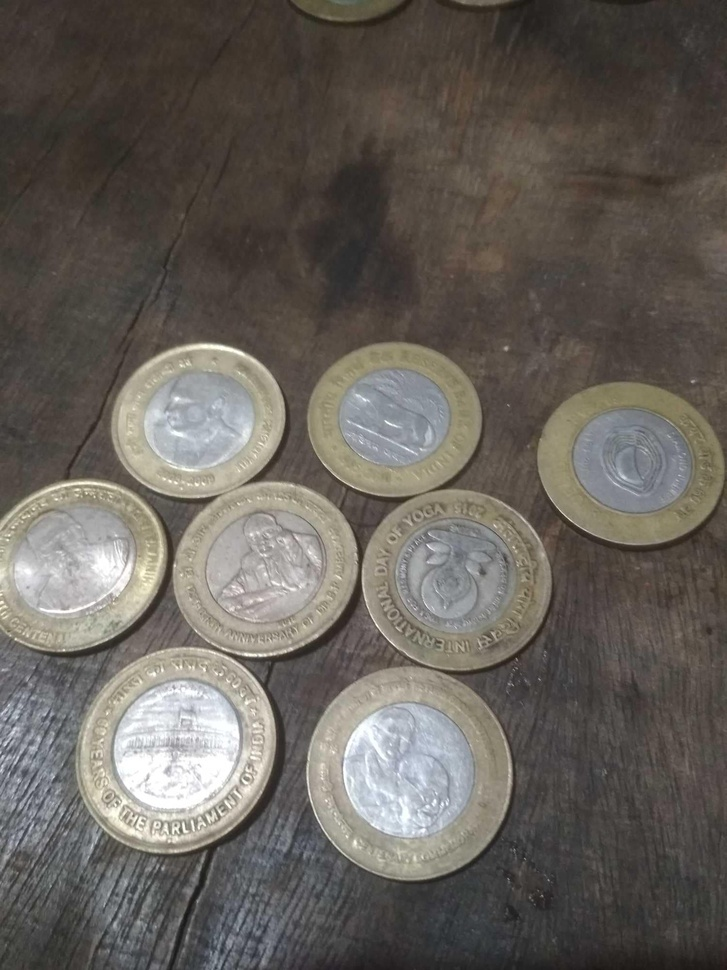
#> input picture object_detection/data/coin.jpg, 727 x 970 px, shrunk from 1500 x 2000 before the run
$ jupyter execute watershed_algorithim.ipynb   (shell and % lines are left out)
#> lines starting #> are read from the running program, lines starting #| are printed output that depends on the picture; after the words box and inside, x2 and y2 are one past the last pixel; in counts of white or black regions, pixels touching at a corner belong together
[cell 1]
import cv2
import matplotlib.pyplot as plt
import numpy as np

[cell 2]
coin = cv2.imread('data/coin.jpg')
#> coin is the input picture: shape (970, 727, 3); mean B, G, R 91.4, 97.5, 102.8
# cv2.imshow('coin',coin)

[cell 3]
def display(img, cmap = 'gray'):
    fig = plt.figure(figsize= (12,10))
    ax = fig.add_subplot(111)
    ax.imshow(img, cmap = 'gray')

[cell 4]
display(coin)

[cell 5]
# Apply Blure
img = cv2.medianBlur(coin,27)

[cell 6]
display(img)

[cell 7]
#gray

gray = cv2.cvtColor(img,cv2.COLOR_BGR2GRAY)

[cell 8]
display(gray)

[cell 9]
# Next step is Threshold

ret, thresh = cv2.threshold(gray,0,255,cv2.THRESH_BINARY + cv2.THRESH_OTSU)
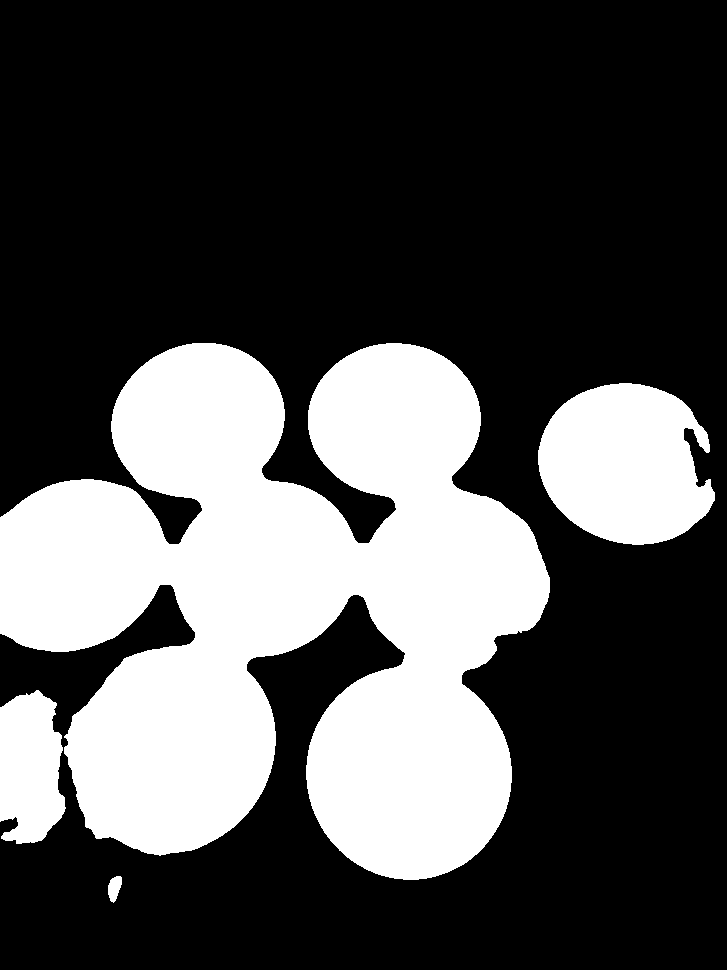
#> thresh: shape (970, 727); 30.8% white; 4 white regions, box (x1, y1, x2, y2) and area: (0, 343, 550, 880) 187187, (538, 383, 715, 545) 21694, (0, 690, 66, 844) 8143, (108, 876, 122, 903) 261
#> ret = 115

[cell 10]
display(thresh)

[cell 11]
# Now Remove noise
#dilation
#opening
kernel = np.ones((3,3), np.uint8)

[cell 12]
kernel

[cell 13]
opening = cv2.morphologyEx(thresh,cv2.MORPH_OPEN,kernel, iterations = 2)
#> opening: shape (970, 727); 30.8% white; 4 white regions, box (x1, y1, x2, y2) and area: (0, 343, 550, 880) 187172, (538, 383, 715, 545) 21684, (0, 691, 65, 844) 8109, (108, 876, 122, 901) 256

[cell 14]
display(opening)

[cell 15]
# sure Background  dilate()

sure_bg = cv2.dilate(opening,kernel,iterations = 2)
#> sure_bg: shape (970, 727); 32.4% white; 3 white regions, box (x1, y1, x2, y2) and area: (0, 341, 552, 882) 204687, (536, 381, 717, 547) 23285, (106, 874, 124, 903) 428

[cell 16]
display(sure_bg)

[cell 17]
#Distance Transform
dist_transform = cv2.distanceTransform(opening,cv2.DIST_L2,5)
# 5 is mask value

[cell 18]
display(dist_transform)

[cell 19]
ret, sure_fg = cv2.threshold(dist_transform, 0.7 * dist_transform.max(),255,0)
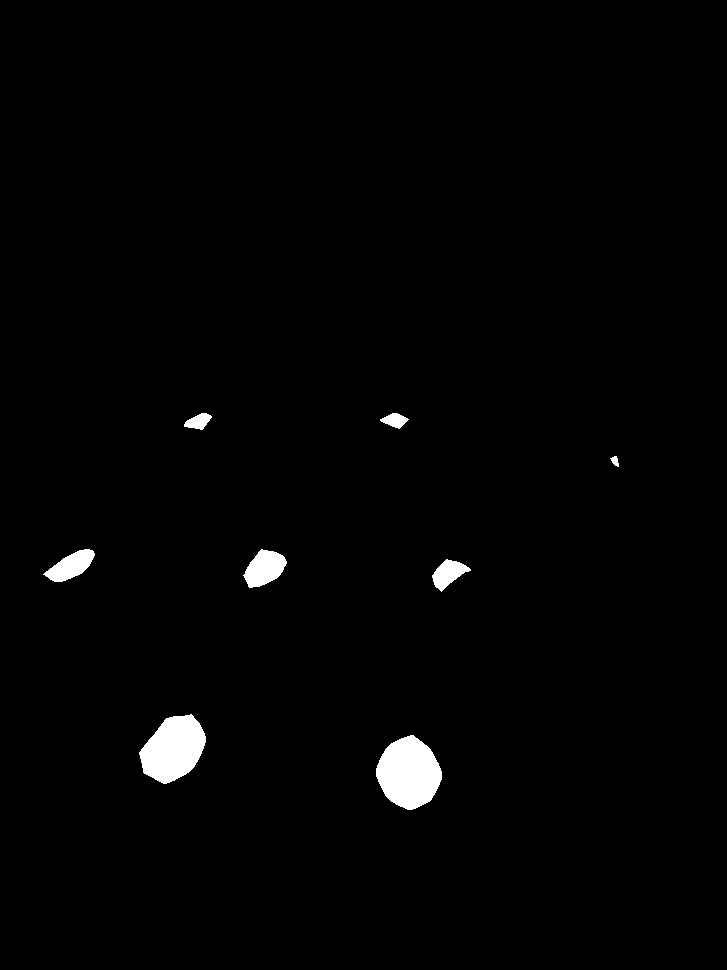
#> sure_fg: shape (970, 727) float32; 1.4% white; 8 white regions, largest, box (x1, y1, x2, y2) and area: (376, 735, 442, 810) 3538, (139, 714, 206, 784) 3181, (243, 549, 287, 588) 1100
#> ret = 70.6

[cell 20]
display(sure_fg)

[cell 21]
# lets find the Unknown Region


sure_fg = np.uint8(sure_fg)

[cell 22]
unknown = cv2.subtract(sure_bg,sure_fg)
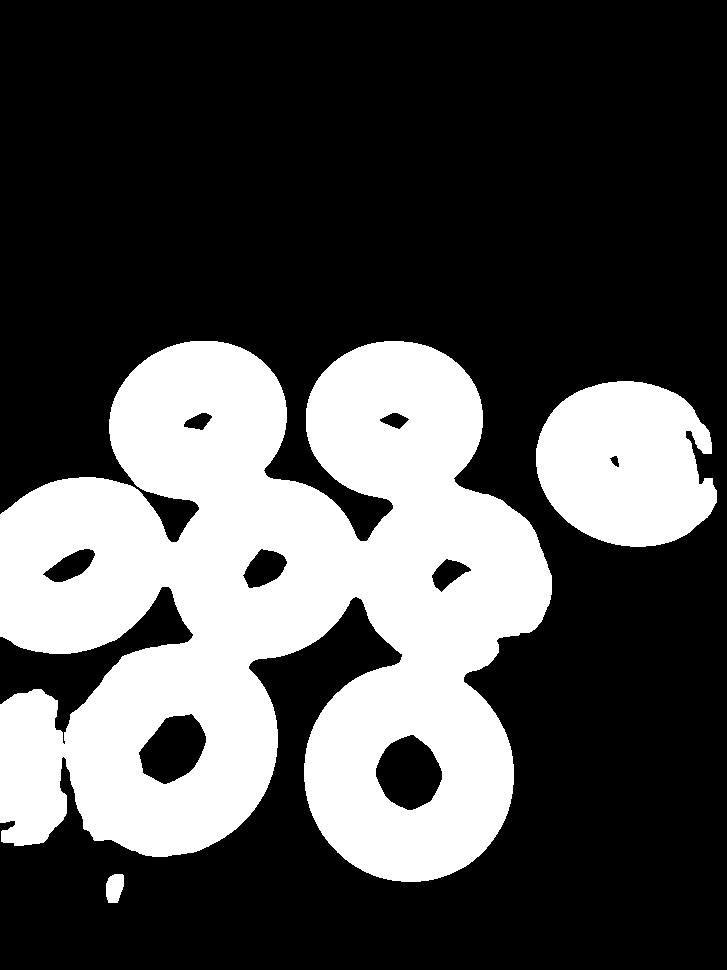
#> unknown: shape (970, 727); 31% white; 3 white regions

[cell 23]
display(unknown)

[cell 24]
ret, marker = cv2.connectedComponents(sure_fg)
#> marker: shape (970, 727) int32; 9 distinct labels, from 0 to 8
#> ret = 9

[cell 25]
marker = marker + 1
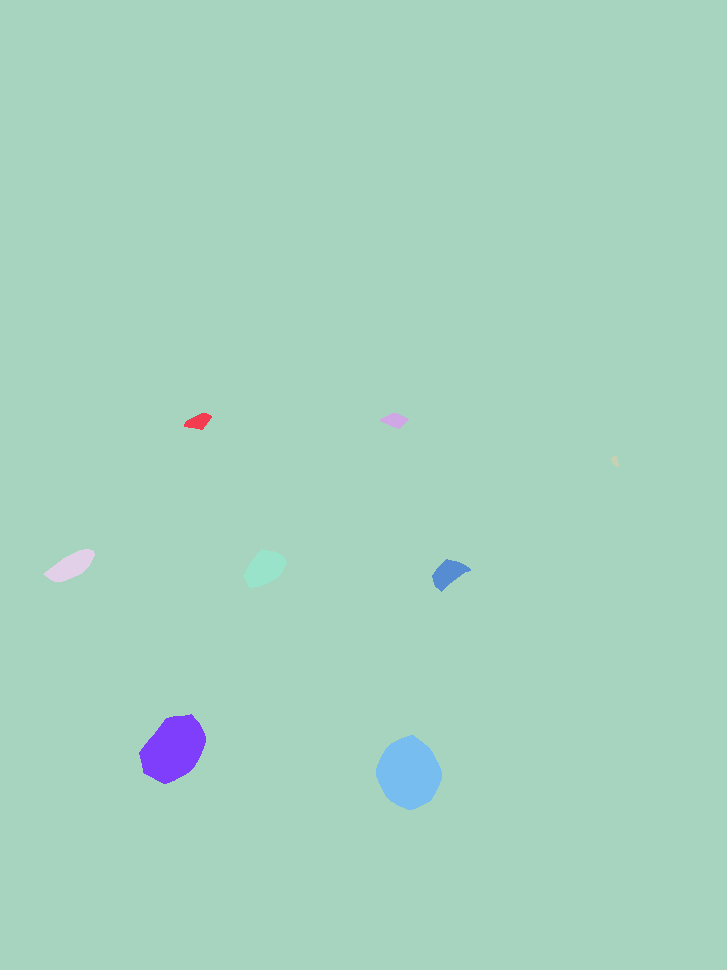
#> marker: shape (970, 727) int32; 9 distinct labels, from 1 to 9; one colour per label, 0 black

[cell 26]
marker[unknown == 255] = 0
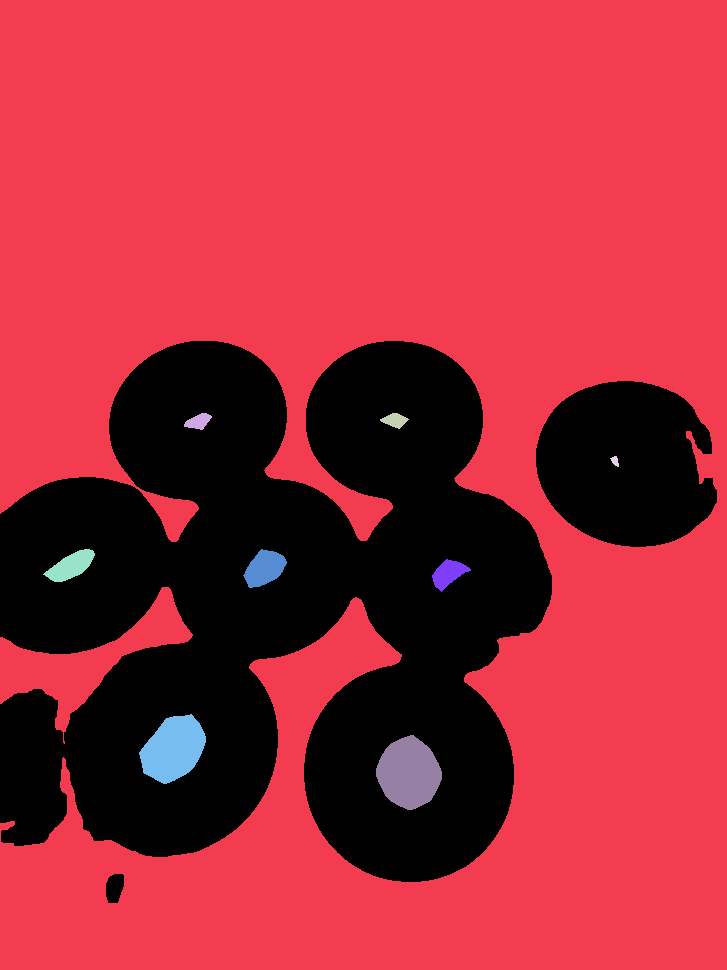
#> marker: shape (970, 727) int32; 10 distinct labels, from 0 to 9; one colour per label, 0 black

[cell 27]
display(marker)

[cell 28]
marker = cv2.watershed(img,marker)
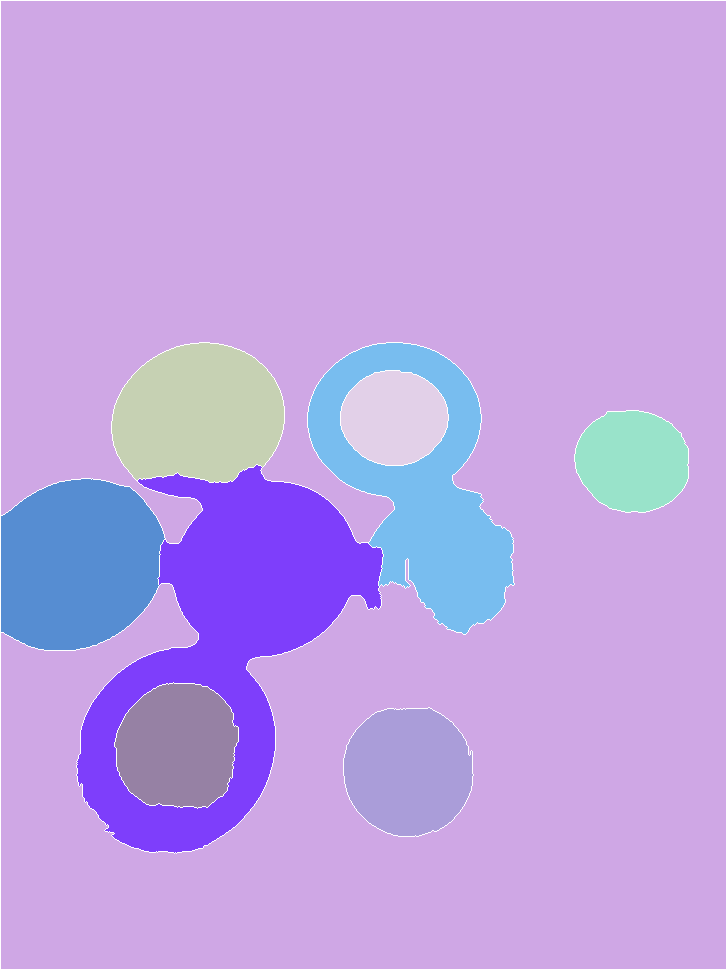
#> marker: shape (970, 727) int32; 10 distinct labels, from -1 to 9; one colour per label, 0 black, -1 white

[cell 29]
display(marker)

[cell 30]
contours,hierarchy = cv2.findContours(marker.copy(),cv2.RETR_CCOMP,cv2.CHAIN_APPROX_SIMPLE)
#> contours = 13 contours; largest, box (x1, y1, x2, y2) and area: (1, 1, 726, 969) 558058, (77, 465, 383, 853) 60556, (308, 343, 514, 634) 34415, (1, 479, 165, 650) 22762, (112, 343, 284, 482) 18793

for i in range(len(contours)):
    if hierarchy[0][i][3] != -1:
        cv2.drawContours(coin,contours,i,(0,0,255),10)
#> this loop made 13 passes

$ run again, with object_detection/data/Puppy-face.jpg copied over object_detection/data/coin.jpg
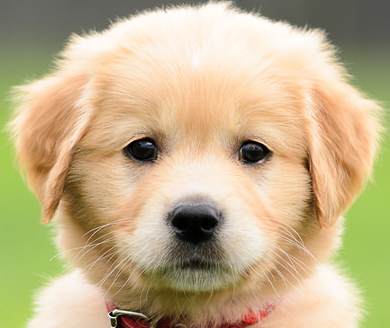
#> input picture object_detection/data/Puppy-face.jpg, 390 x 328 px
#> coin is the input picture: shape (328, 390, 3); mean B, G, R 138.1, 176.3, 194.2
#> `ret, thresh = cv2.threshold(gray,0,255,cv2.THRESH_BINARY + cv2.THRESH_..`:
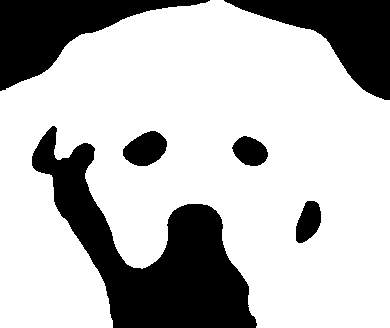
#> thresh: shape (328, 390); 73.2% white; 6 black regions, box (x1, y1, x2, y2) and area: (32, 126, 257, 328) 17155, (0, 0, 210, 91) 7484, (224, 0, 390, 100) 7054, (123, 131, 167, 166) 1091, (232, 136, 268, 166) 771, (296, 201, 321, 243) 750
#> `ret, thresh = cv2.threshold(gray,0,255,cv2.THRESH_BINARY + cv2.THRESH_..`: ret = 156
#> sure_bg: shape (328, 390); 76.1% white; 6 black regions, box (x1, y1, x2, y2) and area: (34, 129, 255, 328) 15372, (0, 0, 204, 88) 6888, (229, 0, 390, 98) 6527, (125, 133, 165, 164) 791, (235, 139, 266, 164) 525, (298, 203, 319, 241) 498
#> `ret, sure_fg = cv2.threshold(dist_transform, 0.7 * dist_transform.max(..`: ret = 83.56
#> unknown: shape (328, 390); 74.2% white; 8 black regions
#> `ret, marker = cv2.connectedComponents(sure_fg)`: ret = 3
#> `marker = cv2.watershed(img,marker)`:
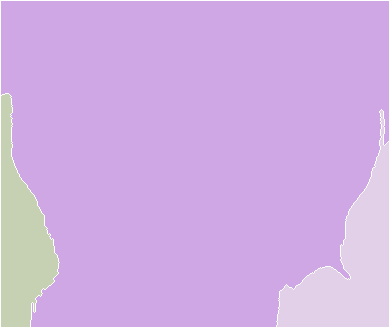
#> marker: shape (328, 390) int32; 4 distinct labels, from -1 to 3; one colour per label, 0 black, -1 white
#> contours = 3 contours; box (x1, y1, x2, y2) and area: (1, 1, 389, 327) 108237, (277, 110, 389, 327) 9489, (1, 94, 59, 327) 6863
#> the loop `for i in range(len(contours)):` made 3 passes

$ run again, with object_detection/data/Puppy.jpg copied over object_detection/data/coin.jpg
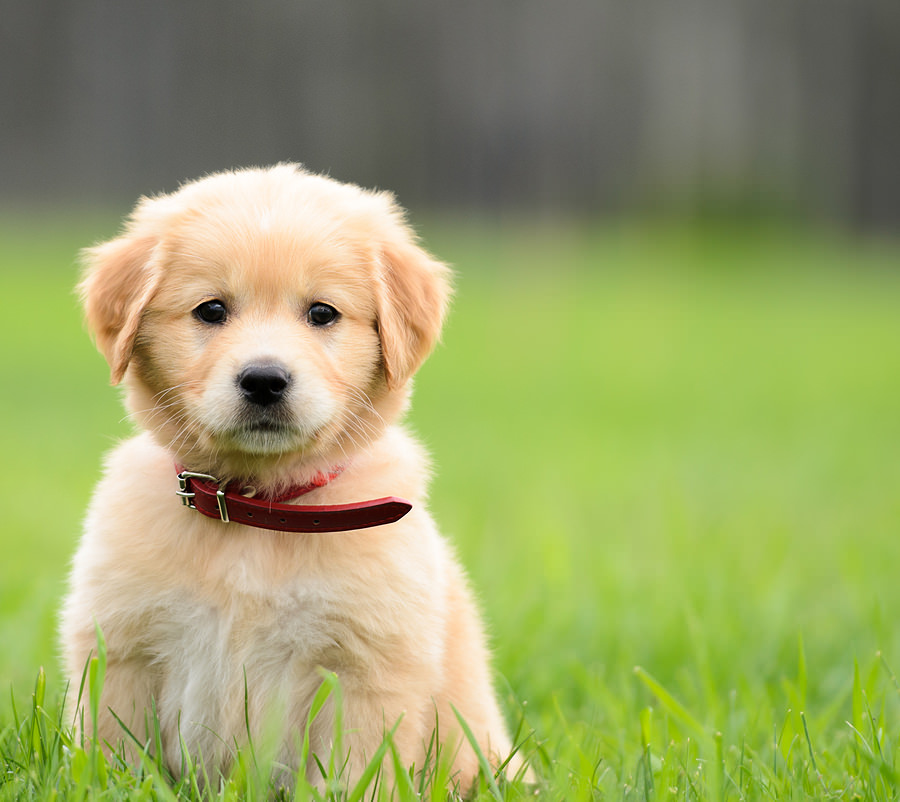
#> input picture object_detection/data/Puppy.jpg, 900 x 802 px
#> coin is the input picture: shape (802, 900, 3); mean B, G, R 103.3, 161.8, 153.5
#> `ret, thresh = cv2.threshold(gray,0,255,cv2.THRESH_BINARY + cv2.THRESH_..`:
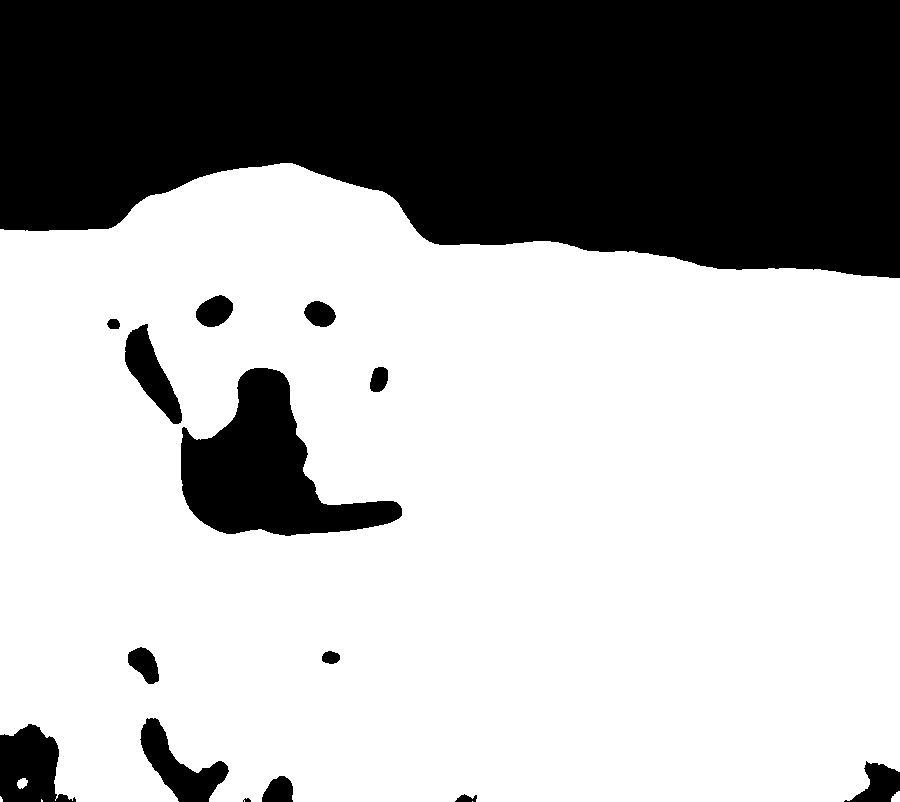
#> thresh: shape (802, 900); 66.9% white; 15 black regions, largest, box (x1, y1, x2, y2) and area: (0, 0, 900, 278) 206413, (181, 368, 402, 536) 17879, (0, 724, 76, 802) 3944
#> `ret, thresh = cv2.threshold(gray,0,255,cv2.THRESH_BINARY + cv2.THRESH_..`: ret = 139
#> opening: shape (802, 900); 66.9% white; 15 black regions, largest, box (x1, y1, x2, y2) and area: (0, 0, 900, 278) 206415, (181, 368, 402, 536) 17898, (0, 724, 76, 802) 3991
#> sure_bg: shape (802, 900); 67.9% white; 15 black regions (1 under 20 px), largest, box (x1, y1, x2, y2) and area: (0, 0, 900, 276) 204206, (183, 370, 400, 534) 16255, (0, 727, 74, 802) 3537
#> `ret, sure_fg = cv2.threshold(dist_transform, 0.7 * dist_transform.max(..`: ret = 198.9
#> unknown: shape (802, 900); 61.4% white; 16 black regions (1 under 20 px), largest, box (x1, y1, x2, y2) and area: (0, 0, 900, 276) 204206, (573, 449, 900, 721) 47041, (183, 370, 400, 534) 16255
#> `ret, marker = cv2.connectedComponents(sure_fg)`: ret = 2
#> `marker = cv2.watershed(img,marker)`:
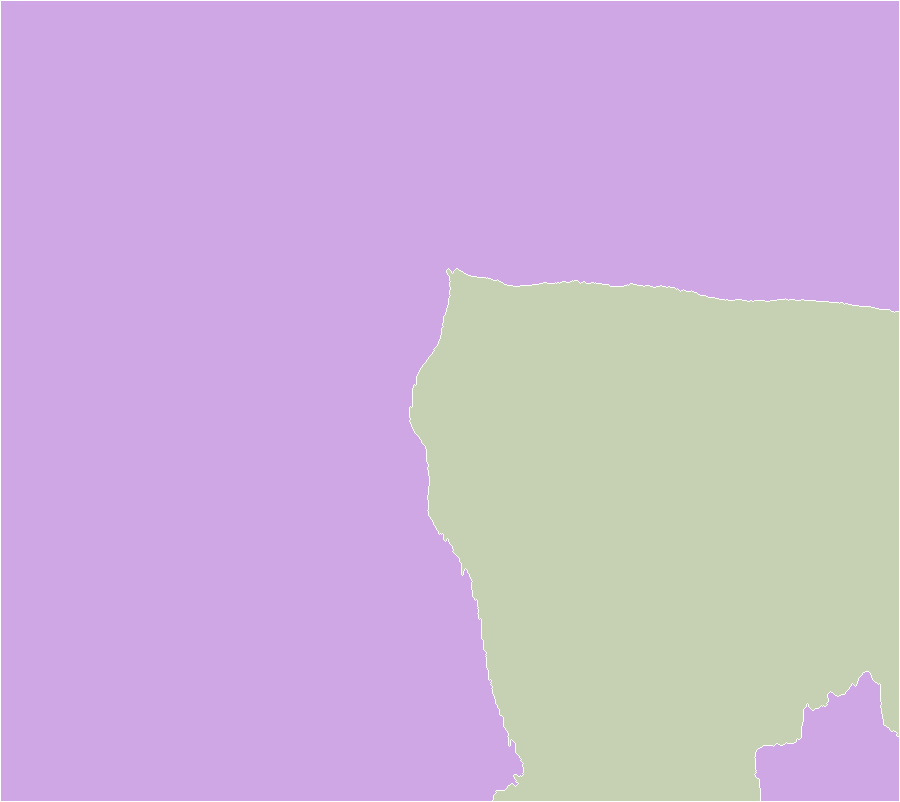
#> marker: shape (802, 900) int32; 3 distinct labels, from -1 to 2; one colour per label, 0 black, -1 white
#> contours = 3 contours; box (x1, y1, x2, y2) and area: (1, 1, 899, 801) 492266, (410, 269, 899, 801) 209744, (755, 672, 899, 801) 11998
#> the loop `for i in range(len(contours)):` made 3 passes
